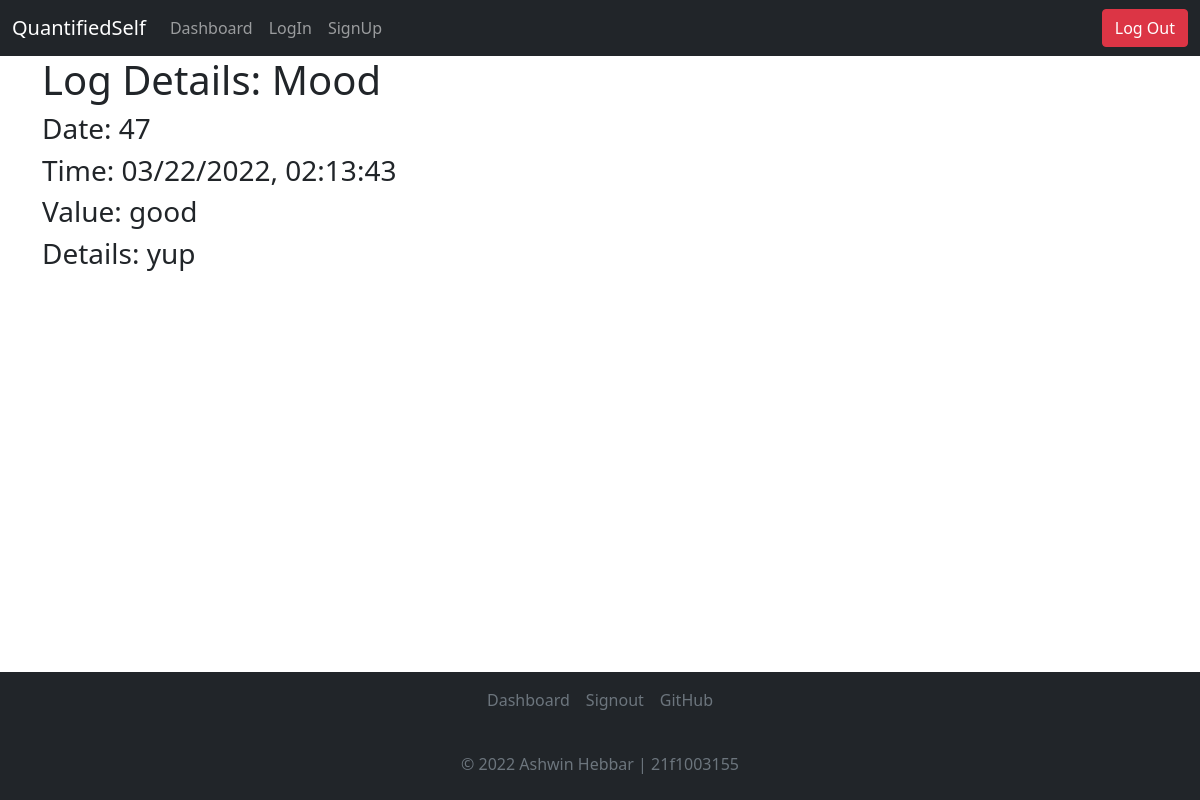
/dashboard/35/logs/47 (signed in), run on the app's committed database.
### application/models.py (models this page shows)
class Tracker(db.Model):
    __tablename__ = 'tracker'
    id = db.Column(db.Integer, autoincrement=True, primary_key=True)
    userid = db.Column(db.Integer, db.ForeignKey("user.id"))
    name = db.Column(db.String, nullable=False)
    type = db.Column(db.Integer, nullable = False)
    choices = db.Column(db.String)
    details = db.Column(db.String)
    time = db.Column(db.String, nullable=False)

class Logs(db.Model):
    __tablename__ = 'logs'
    id = db.Column(db.Integer, autoincrement=True, primary_key=True)
    userid = db.Column(db.Integer, db.ForeignKey("user.id"))
    tid = db.Column(db.Integer, db.ForeignKey("tracker.id"))
    value = db.Column(db.String, nullable = False)
    data = db.Column(db.String)
    time = db.Column(db.String, nullable=False)

### controllers/logops.py (the view)
@app.route("/dashboard/<trackerid>/logs/<logid>", methods=["GET"])
@login_required
def view_log(trackerid, logid):
    tdet = Tracker.query.filter_by(id=trackerid).first()
    log = Logs.query.filter_by(id=logid, tid=trackerid).first()
    return render_template("view_log.html", log=log, tracker = tdet)

### main.py (called while the page is built)
@login_manager.user_loader
def load_user(user_id):
  return User.query.get(int(user_id))

### templates/view_log.html (shortened to what this page needs)
<!DOCTYPE html>
<html lang="en">
<head>
    <link href="https://cdn.jsdelivr.net/npm/bootstrap@5.1.3/dist/css/bootstrap.min.css" rel="stylesheet">
</head>
<body>
      <nav class="navbar navbar-expand-lg navbar-dark bg-dark">
        <div class="container-fluid">
          <a class="navbar-brand" href="#">QuantifiedSelf</a>
          <div class="collapse navbar-collapse">
            <ul class="navbar-nav me-auto mb-2 mb-lg-0">
              <li class="nav-item">
                <a class="nav-link" aria-current="page" href="/dashboard">Dashboard</a>
              </li>
              <li class="nav-item">
                <a class="nav-link" href="/login">LogIn</a>
              </li>
              <li class="nav-item">
                <a class="nav-link" href="/signup">SignUp</a>
              </li>
            </ul>
        </div>
        <button type="button" onclick="document.location='/logout'" class="btn btn-danger">Log Out</button>
        </div>
      </nav>
    <div class="container">
        <h1>Log Details: {{tracker.name}}</h1>
        <div>
            <h3>Date: {{log.id}}</h3>
            <h3>Time: {{log.time}}</h3>
            <h3>Value: {{log.value}}</h3>
            <h3>Details: {{log.data}}</h3>
    </div>
    <br>
    <div class="navbar fixed-bottom bg-dark d-flex flex-column">
      <footer class="py- my-0" style="bottom: 0; width: 100%;">
        <ul class="nav d-flex justify-content-center pb-3 mb-3 align-items-center justify-content-center ">
          <li class="nav-item"></li><a href="/dashboard" class="nav-link px-2 text-muted">Dashboard</a></li>
          <li class="nav-item"><a href="/signout" class="nav-link px-2 text-muted">Signout</a></li>
          <li class="nav-item"><a href="https://github.com/AshwinHebbar314/QuantifiedSelf" class="nav-link px-2 text-muted">GitHub</a></li>
        </ul>
        <p class="text-center text-muted">&copy; 2022 Ashwin Hebbar | 21f1003155</p>
      </footer>
    </div>
</body>
</html>

### data on the page
Tracker: name "Mood"
Logs: id "47", time "03/22/2022, 02:13:43", value "good", data "yup"
